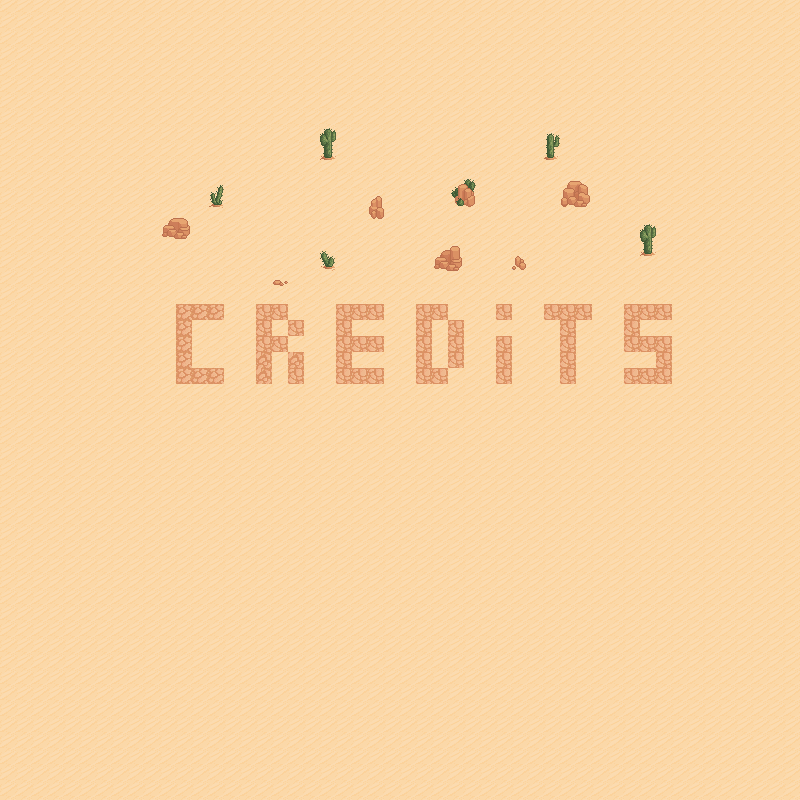

A 2D game scene composited from a Tiled map and its tileset images. What follows is a short description and the map's XML, with each tile layer's data collapsed to a summary:
An orthogonal 50x50 tile map with 16x16 px tiles, 2 tile layers (sand, onSand) and 1 object (Camera).

<map version="1.2" tiledversion="1.2.4" orientation="orthogonal" renderorder="left-up" width="50" height="50" tilewidth="16" tileheight="16" infinite="0" nextlayerid="4" nextobjectid="2">
 <tileset firstgid="1" name="FULL_DESERT_TILESET_WIP" tilewidth="16" tileheight="16" tilecount="1024" columns="32">
  <image source="../../textures/map/FULL_DESERT_TILESET_WIP.png" width="512" height="512" />
 </tileset>
 <layer id="1" name="sand" width="50" height="50">
  <data>[2500 cells, 2500 non-empty, 1 distinct tile ids]</data>
 </layer>
 <layer id="3" name="onSand" width="50" height="50">
  <data>[2500 cells, 92 non-empty, 31 distinct tile ids]</data>
 </layer>
 <objectgroup id="2" name="gameObjects">
  <object id="1" type="Camera" x="416.667" y="525.667">
   <point />
  </object>
 </objectgroup>
</map>
